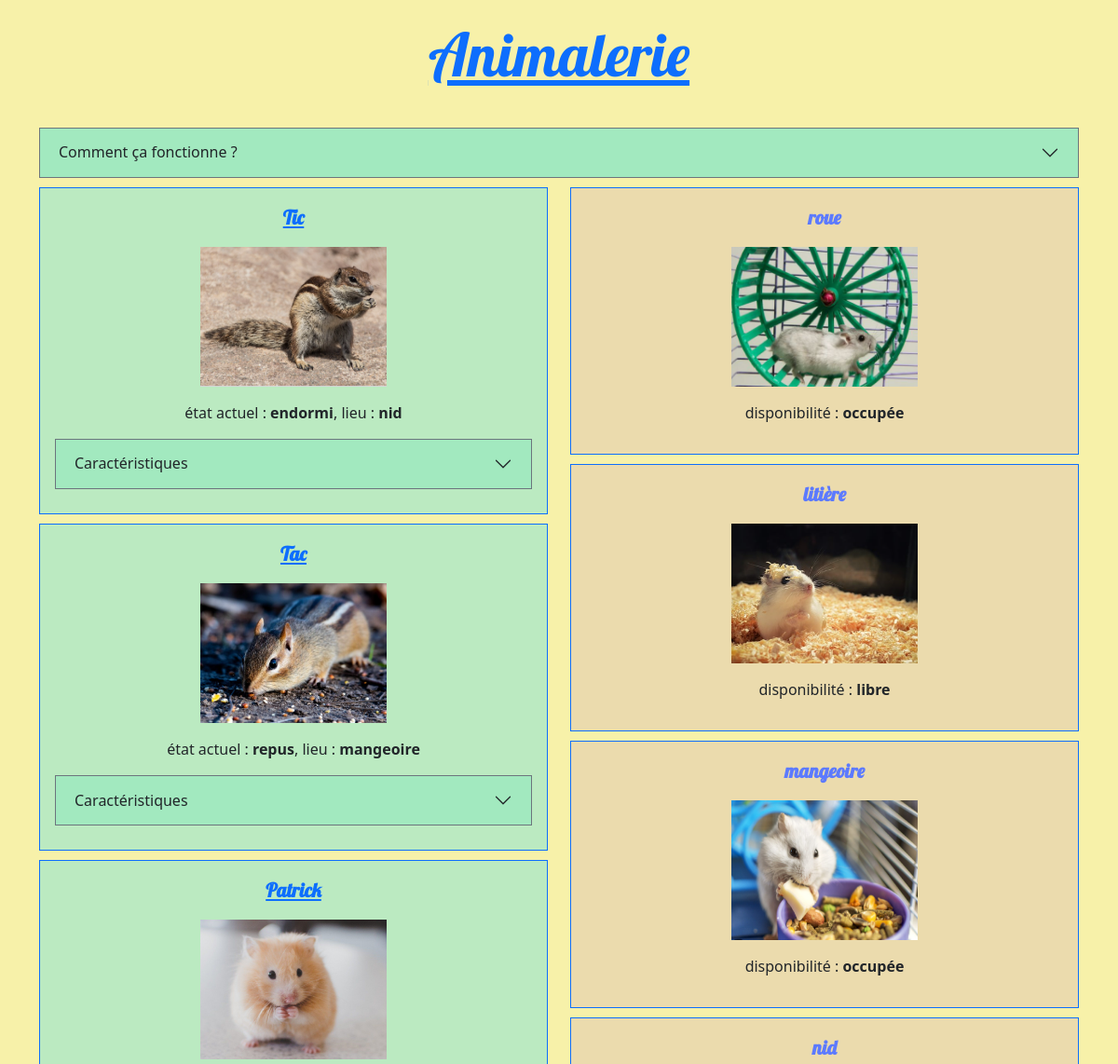
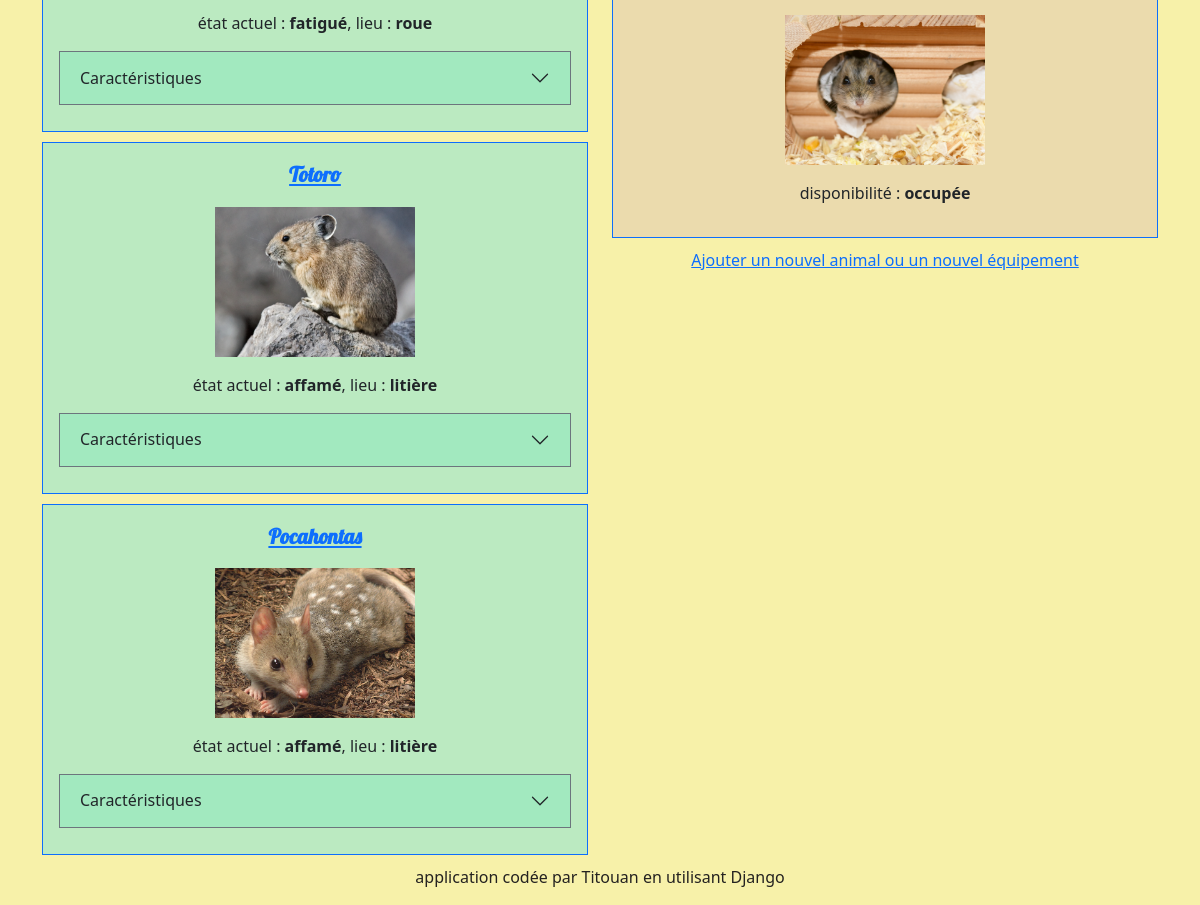
The page / on the database its author committed (2 pictures, top to bottom).
### animalerie/models.py (models this page shows, shortened)
class Animal(models.Model):
    id_animal = models.CharField(max_length=100, primary_key=True)
    etat = models.CharField(max_length=20)
    type = models.CharField(max_length=20)
    race = models.CharField(max_length=20)
    photo = models.ImageField(null=True, blank=True)
    lieu = models.ForeignKey(Equipement, on_delete=models.CASCADE)

class Equipement(models.Model):
    id_equip = models.CharField(max_length=100, primary_key=True)
    disponibilite = models.CharField(max_length=20)
    photo = models.ImageField(upload_to='media/', null=True, blank=True)
    def __str__(self):
        return self.id_equip

### animalerie/views.py (the view)
# urls.py: path('', views.animalerie_list, name='animalerie_list'),
def animalerie_list(request):
    animaux = Animal.objects.all()
    equipements = Equipement.objects.all()
    return render(request, 'animalerie/animalerie_list.html', {'animaux':animaux, 'equipements':equipements})

### animalerie/templates/animalerie/animalerie_list.html (shortened to what this page needs)
{% extends 'animalerie/base.html' %}
{% load static %}
{% block content %}
    <div class="regles">
        <div class="accordion accordion-flush" id="#Deroulant_regles">
            <div class="accordion-item">
                <h2 class="accordion-header" id="Règles">
                    <button class="accordion-button collapsed text-bg p3 border border-secondary p-3;" type="button" data-bs-toggle="collapse" data-bs-target="#flush-regles" aria-expanded="false" aria-controls="flush-collapseOne">
                        Comment ça fonctionne ?
                    </button>
                </h2>
            </div>
        </div>
    </div>
    <div class="col-md-6">
        {% for animal in animaux %}
            <div class="animal border border-primary p-3">
                <p class="id_animal"><a href="{% url 'animal_detail' id_animal=animal.id_animal %}"><strong>{{ animal.id_animal }}</strong></a></p>
                <p class="photo_animal  text-center">
                    <img src ="{{animal.photo.url}}" class="photo">
                </p>
                <p class="etat lieu">
                    état actuel : <strong>{{ animal.etat }}</strong>, lieu : <strong>{{ animal.lieu }}</strong>
                </p>
                <div class="accordion accordion-flush" id="#Deroulant_{{ animal.id_animal }}">
                    <div class="accordion-item">
                        <h2 class="accordion-header" id="Caractéristiques">
                            <button class="accordion-button collapsed text-bg p3 border border-secondary p-3;" type="button" data-bs-toggle="collapse" data-bs-target="#flush-{{ animal.id_animal }}" aria-expanded="false" aria-controls="flush-collapseOne">
                                Caractéristiques
                            </button>
                        </h2>
                    </div>
                </div>
            </div>
        {% endfor %}
    </div>
    <div class="col-md-6">
        {% for equipement in equipements %}
            <div class="equipement border border-primary p-3">
                <p class="id_equipement">
                    <strong>{{ equipement }}</strong>
                </p>
                <p class="photo_equipement  text-center">
                    <img src ="{{equipement.photo.url}}" class="photo">
                </p>
                <p class="dispo">
                    disponibilité : <strong>{{ equipement.disponibilite }}</strong>
                </p>
            </div>
        {% endfor %}
        <p id="ajout_animal"><a href="./admin">Ajouter un nouvel animal ou un nouvel équipement </a></p>
    </div>
    <footer>
        <p id="footer"> application codée par Titouan en utilisant Django </p>
    </footer>
{% endblock %}

### animalerie/templates/animalerie/base.html (shortened to what this page needs)
<!DOCTYPE html>
{% load static %}
<html lang="fr">
    <head>
        <link rel="stylesheet" href="https://cdn.jsdelivr.net/npm/bootstrap@5.2.2/dist/css/bootstrap.min.css">
        <link rel="stylesheet" href="{% static '/css/base.css' %}">
    </head>
    <body class="page">
        <div class="page-header">
            <h1><a href="/">Animalerie</a></h1>
        </div>
        <div class="content container">
            <div class="row">
                {% block content %}
                {% endblock %}
            </div>
        </div>
    </body>
</html>

### animalerie/static/css/base.css (style rules this page uses)
.page { background-color: rgb(247, 241, 169); }
.page-header { text-align: center; margin-top: 20px; margin-bottom: 40px; font-family: 'Lobster'; }
h1 { font-size: 4rem; }
.etat { text-align: center; }
.dispo { text-align: center; }
.animal { background-color: rgba(175, 233, 199, 0.815); margin-bottom: 10px; }
.accordion-button { background-color: rgba(141, 228, 177, 0.815); margin-bottom: 10px; }
.equipement { background-color: rgba(233, 215, 175, 0.815); margin-bottom: 10px; }
.id_animal { text-align: center; font-family: 'Lobster'; font-size: 1.3rem; }
.id_equipement { text-align: center; color: rgb(92, 122, 255); font-family: 'Lobster'; font-size: 1.3rem; }
.photo { width : 200px; height : 150px; }
#ajout_animal { text-align: center; }
#footer { text-align: center; color:rgb(36, 34, 32) }

### rows shown on the page
Animal: id_animal "Tic", photo (picture), etat "endormi", lieu "nid"
Animal: id_animal "Tac", photo (picture), etat "repus", lieu "mangeoire"
Animal: id_animal "Patrick", photo (picture), etat "fatigué", lieu "roue"
Animal: id_animal "Totoro", photo (picture), etat "affamé", lieu "litière"
Animal: id_animal "Pocahontas", photo (picture), etat "affamé", lieu "litière"
Equipement: id_equip "roue", photo (picture), disponibilite "occupée"
Equipement: id_equip "litière", photo (picture), disponibilite "libre"
Equipement: id_equip "mangeoire", photo (picture), disponibilite "occupée"
Equipement: id_equip "nid", photo (picture), disponibilite "occupée"
